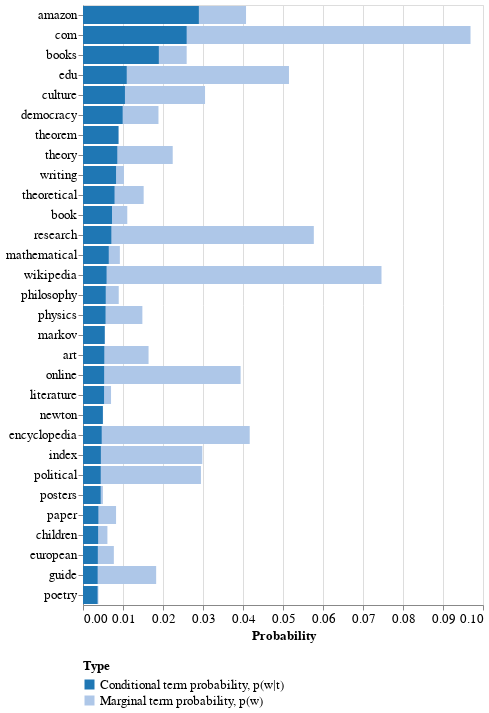

Notebook source saved alongside this figure:
### Code cell
terms_probs = tmp.calc_terms_probs_ratio(phi, topic=7, lambda_=1)
tmp.plot_terms(terms_probs)

### Figure 1 — Vega-Lite specification as saved in the notebook (floating-point values rounded to 4 significant figures)
{"config": {"view": {"continuousWidth": 400, "continuousHeight": 300}, "axis": {"labelFontSize": 13, "titleFontSize": 13}, "legend": {"columns": 1, "labelFontSize": 13, "labelLimit": 250, "titleFontSize": 13}}, "data": {"name": "data-5545066d9c6665613cfb4b5f4533fd66"}, "mark": "bar", "encoding": {"color": {"type": "nominal", "field": "Type", "legend": {"orient": "bottom"}, "scale": {"scheme": "category20"}}, "x": {"type": "quantitative", "field": "Probability", "stack": null}, "y": {"type": "nominal", "field": "Terms", "sort": null, "title": null}}, "$schema": "https://vega.github.io/schema/vega-lite/v4.8.1.json", "datasets": {"data-5545066d9c6665613cfb4b5f4533fd66": [{"Terms": "amazon", "Type": "Marginal term probability, p(w)", "Probability": 0.04076}, {"Terms": "com", "Type": "Marginal term probability, p(w)", "Probability": 0.09688}, {"Terms": "books", "Type": "Marginal term probability, p(w)", "Probability": 0.02592}, {"Terms": "edu", "Type": "Marginal term probability, p(w)", "Probability": 0.05149}, {"Terms": "culture", "Type": "Marginal term probability, p(w)", "Probability": 0.03051}, {"Terms": "democracy", "Type": "Marginal term probability, p(w)", "Probability": 0.01887}, {"Terms": "theorem", "Type": "Marginal term probability, p(w)", "Probability": 0.00888}, {"Terms": "theory", "Type": "Marginal term probability, p(w)", "Probability": 0.02243}, {"Terms": "writing", "Type": "Marginal term probability, p(w)", "Probability": 0.01024}, {"Terms": "theoretical", "Type": "Marginal term probability, p(w)", "Probability": 0.01517}, {"Terms": "book", "Type": "Marginal term probability, p(w)", "Probability": 0.01107}, {"Terms": "research", "Type": "Marginal term probability, p(w)", "Probability": 0.05771}, {"Terms": "mathematical", "Type": "Marginal term probability, p(w)", "Probability": 0.009214}, {"Terms": "wikipedia", "Type": "Marginal term probability, p(w)", "Probability": 0.07462}, {"Terms": "philosophy", "Type": "Marginal term probability, p(w)", "Probability": 0.008934}, {"Terms": "physics", "Type": "Marginal term probability, p(w)", "Probability": 0.01484}, {"Terms": "markov", "Type": "Marginal term probability, p(w)", "Probability": 0.005437}, {"Terms": "art", "Type": "Marginal term probability, p(w)", "Probability": 0.01639}, {"Terms": "online", "Type": "Marginal term probability, p(w)", "Probability": 0.0394}, {"Terms": "literature", "Type": "Marginal term probability, p(w)", "Probability": 0.00701}, {"Terms": "newton", "Type": "Marginal term probability, p(w)", "Probability": 0.005009}, {"Terms": "encyclopedia", "Type": "Marginal term probability, p(w)", "Probability": 0.04168}, {"Terms": "index", "Type": "Marginal term probability, p(w)", "Probability": 0.02983}, {"Terms": "political", "Type": "Marginal term probability, p(w)", "Probability": 0.02949}, {"Terms": "posters", "Type": "Marginal term probability, p(w)", "Probability": 0.004972}, {"Terms": "paper", "Type": "Marginal term probability, p(w)", "Probability": 0.008266}, {"Terms": "children", "Type": "Marginal term probability, p(w)", "Probability": 0.006101}, {"Terms": "european", "Type": "Marginal term probability, p(w)", "Probability": 0.007712}, {"Terms": "guide", "Type": "Marginal term probability, p(w)", "Probability": 0.01829}, {"Terms": "poetry", "Type": "Marginal term probability, p(w)", "Probability": 0.003851}, {"Terms": "amazon", "Type": "Conditional term probability, p(w|t)", "Probability": 0.02896}, {"Terms": "com", "Type": "Conditional term probability, p(w|t)", "Probability": 0.02591}, {"Terms": "books", "Type": "Conditional term probability, p(w|t)", "Probability": 0.01895}, {"Terms": "edu", "Type": "Conditional term probability, p(w|t)", "Probability": 0.01093}, {"Terms": "culture", "Type": "Conditional term probability, p(w|t)", "Probability": 0.01048}, {"Terms": "democracy", "Type": "Conditional term probability, p(w|t)", "Probability": 0.009909}, {"Terms": "theorem", "Type": "Conditional term probability, p(w|t)", "Probability": 0.008865}, {"Terms": "theory", "Type": "Conditional term probability, p(w|t)", "Probability": 0.008566}, {"Terms": "writing", "Type": "Conditional term probability, p(w|t)", "Probability": 0.008257}, {"Terms": "theoretical", "Type": "Conditional term probability, p(w|t)", "Probability": 0.00788}, {"Terms": "book", "Type": "Conditional term probability, p(w|t)", "Probability": 0.007257}, {"Terms": "research", "Type": "Conditional term probability, p(w|t)", "Probability": 0.007083}, {"Terms": "mathematical", "Type": "Conditional term probability, p(w|t)", "Probability": 0.00643}, {"Terms": "wikipedia", "Type": "Conditional term probability, p(w|t)", "Probability": 0.005889}, {"Terms": "philosophy", "Type": "Conditional term probability, p(w|t)", "Probability": 0.005677}, {"Terms": "physics", "Type": "Conditional term probability, p(w|t)", "Probability": 0.005628}, {"Terms": "markov", "Type": "Conditional term probability, p(w|t)", "Probability": 0.00543}, {"Terms": "art", "Type": "Conditional term probability, p(w|t)", "Probability": 0.005319}, {"Terms": "online", "Type": "Conditional term probability, p(w|t)", "Probability": 0.005281}, {"Terms": "literature", "Type": "Conditional term probability, p(w|t)", "Probability": 0.005261}, {"Terms": "newton", "Type": "Conditional term probability, p(w|t)", "Probability": 0.004957}, {"Terms": "encyclopedia", "Type": "Conditional term probability, p(w|t)", "Probability": 0.004672}, {"Terms": "index", "Type": "Conditional term probability, p(w|t)", "Probability": 0.004464}, {"Terms": "political", "Type": "Conditional term probability, p(w|t)", "Probability": 0.00443}, {"Terms": "posters", "Type": "Conditional term probability, p(w|t)", "Probability": 0.004416}, {"Terms": "paper", "Type": "Conditional term probability, p(w|t)", "Probability": 0.003836}, {"Terms": "children", "Type": "Conditional term probability, p(w|t)", "Probability": 0.003778}, {"Terms": "european", "Type": "Conditional term probability, p(w|t)", "Probability": 0.003701}, {"Terms": "guide", "Type": "Conditional term probability, p(w|t)", "Probability": 0.003657}, {"Terms": "poetry", "Type": "Conditional term probability, p(w|t)", "Probability": 0.003628}]}}
